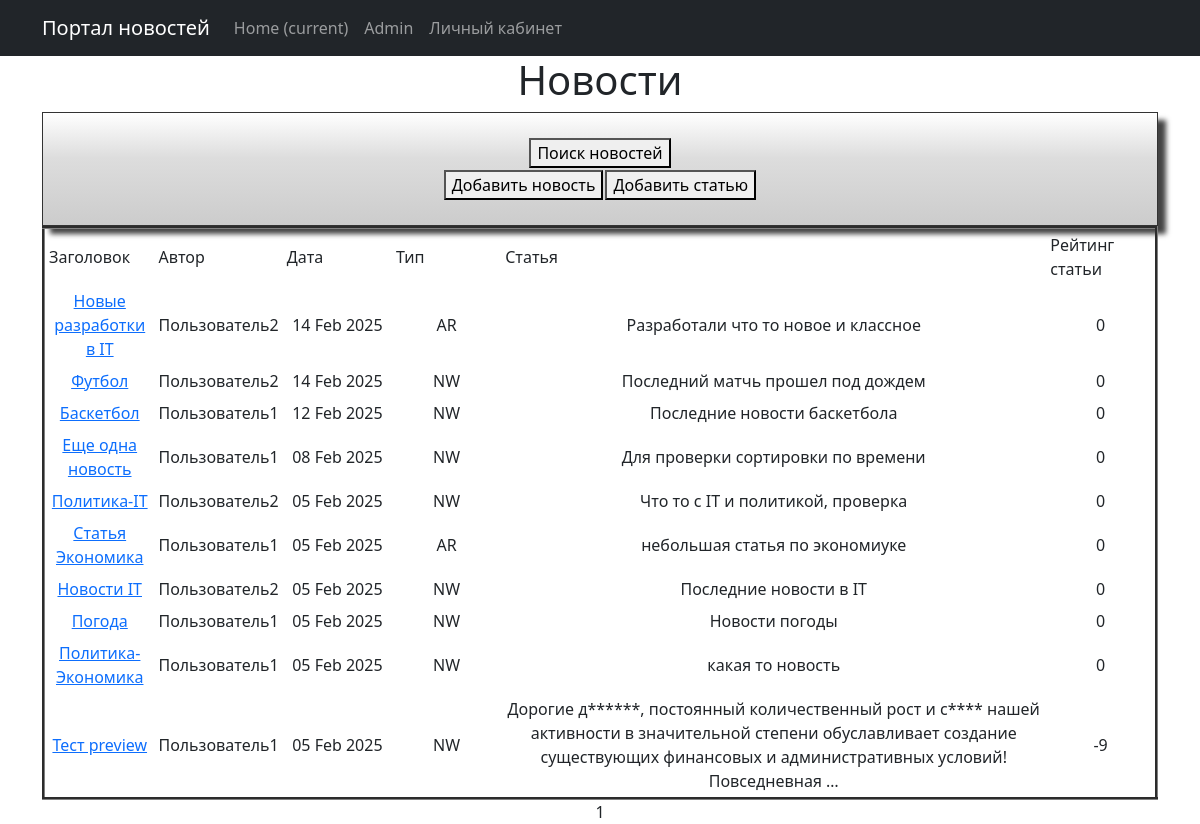
/publication/, run on an earlier commit of the app's database.
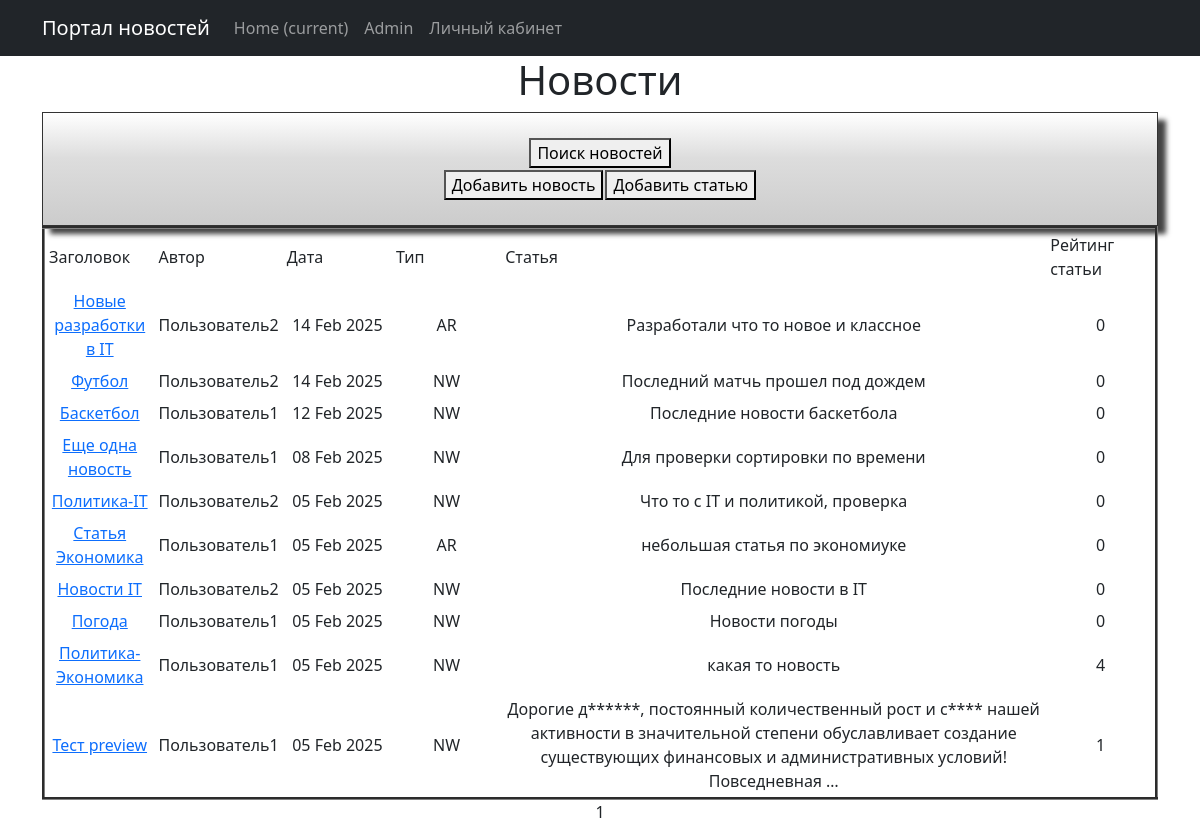
And on a later commit of the database.
### news/models.py (models this page shows, shortened)
class Post(models.Model):
    news = "NW"
    article = "AR"
    POSITIONS = [(news, "Новость"),
                 (article, "Статья")]
    autor_id = models.ForeignKey(Author, on_delete=models.CASCADE)
    type = models.CharField(max_length = 2, choices=POSITIONS, default=news)
    date_time = models.DateTimeField(auto_now_add=True)
    category = models.ManyToManyField(Category, through="PostCategory")
    title_news = models.CharField(max_length = 128)
    text_news = models.TextField()
    rating_post = models.IntegerField(default = 0)

class Censorship(models.Model):
    word = models.CharField(max_length = 255, unique=True)
    def __str__(self):
        return f'{self.word}'

class Author(models.Model):
    rating_autor = models.IntegerField(default = 0)
    user = models.OneToOneField(User, on_delete=models.CASCADE)

### news/views.py (the view)
# urls.py: path('', PostList.as_view(), name="news_list"),
class PostList(ListView):
    model = Post
    ordering = '-date_time'
    template_name = 'posts.html'
    context_object_name = 'posts'
    paginate_by = 10

### news/templatetags/custom_filters.py (called while the page is built)
def delete_symbol_l_r(word):
    symbols = ['!', '"', '#', '$', '%', '&', "'", '(', ')' '*',"\\", '+', ',', '-', '.', '/', ':', ';', '<', '=', '>', '?',
               '@', '[', ']', '^', '_', '`', '{', '|', '}']
    for symbol in symbols:
       word = word.rstrip(symbol).lstrip(symbol)
    return word

def stripping(text):
    word = ''
    for i in text:
        if i.isalpha():
            word += i
    return word.lower()

@register.filter()
def censor(text):
    list_censor = [str(i) for i in Censorship.objects.all()]
    for word in text.split():
        format_word = stripping(word)
        if format_word in list_censor:
            cencore_word = format_word[0] + "*" * (len(word) - 1)
            text = text.replace(delete_symbol_l_r(word), cencore_word)
    return text

### templates/posts.html (shortened to what this page needs)
{% extends 'flatpages/default.html' %}
{% load custom_filters %}
{% load custom_tags %}
{% block content %}
    <h1>Новости</h1>
<div class="shadowbox">
                <table align="center">
                    <tr>
                        <td colspan="2">
                            <form action="/publication/search/" target="_blank">
                                <button>Поиск новостей</button>
                            </form>
                        </td>
                    </tr>
                    <tr>
                        <td align="center">
                            <form action="/publication/news/create/" target="_blank">
                                <button>Добавить новость</button>
                            </form>
                        </td>
                        <td align="center">
                            <form action="/publication/article/create/" target="_blank">
                                <button>Добавить статью</button>
                            </form>
                        </td>
                    </tr>
                </table>
        </div>
        {% if posts %}
            <table border="3" cellpadding="4" cellspacing="1" width="100%">
                <tr>
                    <td align="left" width="10%">Заголовок</td>
                    <td align="left" width="10%">Автор</td>
                    <td align="left" width="10%">Дата</td>
                    <td align="left" width="10%">Тип</td>
                    <td align="left" width="50%">Статья</td>
                    <td align="left" width="10%">Рейтинг статьи</td>
                </tr>
                {% for post in posts%}
                <tr>
                    <td><a href="http://127.0.0.1:8000/publication/{{ post.pk }}">{{ post.title_news | censor }}</a></td>
                    <td>{{ post.autor_id.user }}</td>
                    <td>{{ post.date_time | date:'d M Y' }}</td>
                    <td>{{ post.type }}</td>
                    <td>{{ post.text_news | truncatewords:20 | censor }}</td>
                    <td>{{ post.rating_post }}</td>
                </tr>
                {% endfor %}
            </table>
        {% else %}
        <h2>Новостей нет!</h2>
        {% endif%}
   {{ page_obj.number }}
{% endblock content %}

### templates/flatpages/default.html (shortened to what this page needs)
<!DOCTYPE html>
<html lang="en">
    <head>
       {% load static %}
        <link href="{% static 'css/styles.css' %}" rel="stylesheet" />
    </head>
    <body>
        <nav class="navbar navbar-expand-lg navbar-dark bg-dark static-top">
            <div class="container">
                 <a class="navbar-brand" href="#">Портал новостей</a>
                 <div class="collapse navbar-collapse" id="navbarResponsive">
                     <ul class="navbar-nav ml-auto">
                         <li class="nav-item active">
                             <a class="nav-link" href="/publication/">Home
                                 <span class="sr-only">(current)</span>
                             </a>
                         </li>
                         <li class="nav-item">
                             <a class="nav-link" href="/admin/">Admin</a>
                         </li>
                         <li class="nav-item">
                             <a class="nav-link" href="/protect/login/">Личный кабинет</a>
                         </li>
                     </ul>
                 </div>
             </div>
        </nav>
        <div class="container">
            <div class="row">
                 <div class="col-lg-12 text-center">
                     {% block content %}{% endblock content %}
                 </div>
            </div>
        </div>
    </body>
</html>

### templates/posts.html (style rules this page uses)
.shadowbox { width: 100%; margin: 0 auto; border: 1px solid #333; box-shadow: 8px 8px 5px #444; padding: 8px 12px; background-image: linear-gradient(180deg, #fff, #ddd 40%, #ccc); }
td { border: 2px black }

What changed in the data, as far as the page shows it:
changed Post "Политика-Экономика": rating_post "0" → "4"
changed Post "Тест preview": rating_post "-9" → "1"
